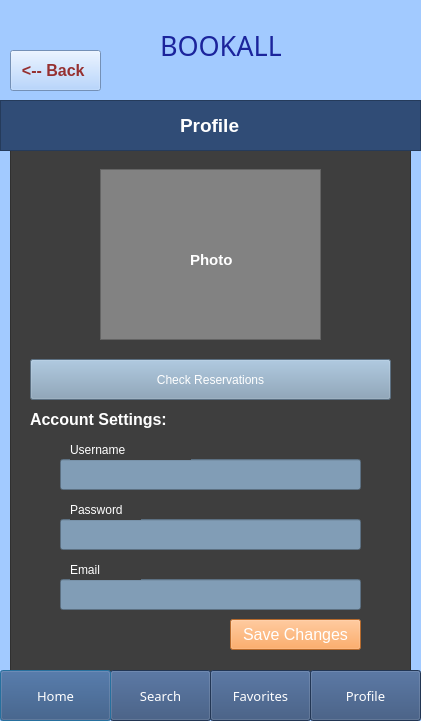
<?xml version="1.0" encoding="UTF-8"?>
<ui version="4.0">
 <class>Dialog</class>
 <widget class="QDialog" name="Dialog">
  <property name="geometry">
   <rect>
    <x>0</x>
    <y>0</y>
    <width>421</width>
    <height>721</height>
   </rect>
  </property>
  <property name="windowTitle">
   <string>Dialog</string>
  </property>
  <property name="styleSheet">
   <string notr="true">background-color: rgb(162, 202, 255);</string>
  </property>
  <widget class="QPushButton" name="HomeButton">
   <property name="geometry">
    <rect>
     <x>0</x>
     <y>670</y>
     <width>111</width>
     <height>51</height>
    </rect>
   </property>
   <property name="font">
    <font>
     <family>Arial Rounded MT Bold</family>
     <pointsize>10</pointsize>
     <weight>50</weight>
     <bold>false</bold>
    </font>
   </property>
   <property name="styleSheet">
    <string notr="true">background-color: rgb(0, 170, 255);
background-color: rgb(48, 76, 118);
color: rgb(255, 255, 255);</string>
   </property>
   <property name="text">
    <string>Home</string>
   </property>
   <property name="default">
    <bool>false</bool>
   </property>
   <property name="flat">
    <bool>false</bool>
   </property>
  </widget>
  <widget class="QPushButton" name="ProfileButton">
   <property name="geometry">
    <rect>
     <x>310</x>
     <y>670</y>
     <width>111</width>
     <height>51</height>
    </rect>
   </property>
   <property name="font">
    <font>
     <family>Arial Rounded MT Bold</family>
     <pointsize>10</pointsize>
     <weight>50</weight>
     <bold>false</bold>
    </font>
   </property>
   <property name="styleSheet">
    <string notr="true">background-color: rgb(0, 170, 255);
background-color: rgb(48, 76, 118);
color: rgb(255, 255, 255);</string>
   </property>
   <property name="text">
    <string>Profile</string>
   </property>
   <property name="default">
    <bool>false</bool>
   </property>
   <property name="flat">
    <bool>false</bool>
   </property>
  </widget>
  <widget class="QPushButton" name="FavoritesButton">
   <property name="geometry">
    <rect>
     <x>210</x>
     <y>670</y>
     <width>101</width>
     <height>51</height>
    </rect>
   </property>
   <property name="font">
    <font>
     <family>Arial Rounded MT Bold</family>
     <pointsize>10</pointsize>
     <weight>50</weight>
     <bold>false</bold>
    </font>
   </property>
   <property name="styleSheet">
    <string notr="true">background-color: rgb(0, 170, 255);
background-color: rgb(48, 76, 118);
color: rgb(255, 255, 255);</string>
   </property>
   <property name="text">
    <string>Favorites</string>
   </property>
   <property name="default">
    <bool>false</bool>
   </property>
   <property name="flat">
    <bool>false</bool>
   </property>
  </widget>
  <widget class="QPushButton" name="SearchButton">
   <property name="geometry">
    <rect>
     <x>110</x>
     <y>670</y>
     <width>101</width>
     <height>51</height>
    </rect>
   </property>
   <property name="font">
    <font>
     <family>Arial Rounded MT Bold</family>
     <pointsize>10</pointsize>
     <weight>50</weight>
     <bold>false</bold>
    </font>
   </property>
   <property name="styleSheet">
    <string notr="true">background-color: rgb(0, 170, 255);
background-color: rgb(48, 76, 118);
color: rgb(255, 255, 255);</string>
   </property>
   <property name="text">
    <string>Search</string>
   </property>
   <property name="default">
    <bool>false</bool>
   </property>
   <property name="flat">
    <bool>false</bool>
   </property>
  </widget>
  <widget class="QLabel" name="BOOKALL_2">
   <property name="geometry">
    <rect>
     <x>160</x>
     <y>20</y>
     <width>121</width>
     <height>51</height>
    </rect>
   </property>
   <property name="font">
    <font>
     <family>Forte</family>
     <pointsize>20</pointsize>
     <weight>50</weight>
     <bold>false</bold>
    </font>
   </property>
   <property name="styleSheet">
    <string notr="true">background-color: rgb(162, 202, 255);
color: rgb(27, 36, 156);

</string>
   </property>
   <property name="text">
    <string>BOOKALL</string>
   </property>
  </widget>
  <widget class="QFrame" name="frame_2">
   <property name="geometry">
    <rect>
     <x>10</x>
     <y>139</y>
     <width>401</width>
     <height>561</height>
    </rect>
   </property>
   <property name="styleSheet">
    <string notr="true">background-color: rgb(62, 62, 62);</string>
   </property>
   <property name="frameShape">
    <enum>QFrame::StyledPanel</enum>
   </property>
   <property name="frameShadow">
    <enum>QFrame::Raised</enum>
   </property>
   <widget class="QPushButton" name="pushButton_2">
    <property name="geometry">
     <rect>
      <x>20</x>
      <y>220</y>
      <width>361</width>
      <height>41</height>
     </rect>
    </property>
    <property name="styleSheet">
     <string notr="true">background-color: rgb(129, 157, 182);
font: 75 12pt &quot;MS Shell Dlg 2&quot;;
color: rgb(255, 255, 255);</string>
    </property>
    <property name="text">
     <string>Check Reservations</string>
    </property>
   </widget>
   <widget class="QLineEdit" name="lineEdit_13">
    <property name="geometry">
     <rect>
      <x>50</x>
      <y>320</y>
      <width>301</width>
      <height>31</height>
     </rect>
    </property>
    <property name="styleSheet">
     <string notr="true">background-color: rgb(129, 157, 182);</string>
    </property>
   </widget>
   <widget class="QLineEdit" name="lineEdit_14">
    <property name="geometry">
     <rect>
      <x>50</x>
      <y>440</y>
      <width>301</width>
      <height>31</height>
     </rect>
    </property>
    <property name="styleSheet">
     <string notr="true">background-color: rgb(129, 157, 182);</string>
    </property>
   </widget>
   <widget class="QLineEdit" name="lineEdit_15">
    <property name="geometry">
     <rect>
      <x>50</x>
      <y>380</y>
      <width>301</width>
      <height>31</height>
     </rect>
    </property>
    <property name="styleSheet">
     <string notr="true">background-color: rgb(129, 157, 182);</string>
    </property>
   </widget>
   <widget class="QLabel" name="label_14">
    <property name="geometry">
     <rect>
      <x>60</x>
      <y>300</y>
      <width>121</width>
      <height>21</height>
     </rect>
    </property>
    <property name="styleSheet">
     <string notr="true">background-color: rgb(62, 62, 62);
font: 12pt &quot;MS Shell Dlg 2&quot;;
background-color: rgb(62, 62, 62);
color: rgb(255, 255, 255);</string>
    </property>
    <property name="text">
     <string>Username</string>
    </property>
   </widget>
   <widget class="QLabel" name="label_15">
    <property name="geometry">
     <rect>
      <x>60</x>
      <y>360</y>
      <width>71</width>
      <height>21</height>
     </rect>
    </property>
    <property name="styleSheet">
     <string notr="true">background-color: rgb(0, 170, 255);
font: 12pt &quot;MS Shell Dlg 2&quot;;
background-color: rgb(62, 62, 62);
color: rgb(255, 255, 255);</string>
    </property>
    <property name="text">
     <string>Password</string>
    </property>
   </widget>
   <widget class="QLabel" name="label_16">
    <property name="geometry">
     <rect>
      <x>60</x>
      <y>420</y>
      <width>71</width>
      <height>21</height>
     </rect>
    </property>
    <property name="styleSheet">
     <string notr="true">background-color: rgb(0, 170, 255);
font: 12pt &quot;MS Shell Dlg 2&quot;;
background-color: rgb(62, 62, 62);
color: rgb(255, 255, 255);</string>
    </property>
    <property name="text">
     <string>Email</string>
    </property>
   </widget>
   <widget class="QPushButton" name="pushButton_3">
    <property name="geometry">
     <rect>
      <x>220</x>
      <y>480</y>
      <width>131</width>
      <height>31</height>
     </rect>
    </property>
    <property name="font">
     <font>
      <family>MS Shell Dlg 2</family>
      <pointsize>12</pointsize>
      <weight>9</weight>
      <italic>false</italic>
      <bold>false</bold>
     </font>
    </property>
    <property name="styleSheet">
     <string notr="true">font: 75 12pt &quot;MS Shell Dlg 2&quot;;

background-color: rgb(255, 149, 62);
color: rgb(255, 255, 255);</string>
    </property>
    <property name="text">
     <string>Save Changes</string>
    </property>
   </widget>
   <widget class="QFrame" name="frame_4">
    <property name="geometry">
     <rect>
      <x>90</x>
      <y>30</y>
      <width>221</width>
      <height>171</height>
     </rect>
    </property>
    <property name="styleSheet">
     <string notr="true">background-color: rgb(130, 130, 130);</string>
    </property>
    <property name="frameShape">
     <enum>QFrame::StyledPanel</enum>
    </property>
    <property name="frameShadow">
     <enum>QFrame::Raised</enum>
    </property>
    <widget class="QLabel" name="label_2">
     <property name="geometry">
      <rect>
       <x>90</x>
       <y>80</y>
       <width>111</width>
       <height>21</height>
      </rect>
     </property>
     <property name="font">
      <font>
       <pointsize>11</pointsize>
       <weight>75</weight>
       <bold>true</bold>
      </font>
     </property>
     <property name="styleSheet">
      <string notr="true">color: rgb(255, 255, 255);</string>
     </property>
     <property name="text">
      <string>Photo</string>
     </property>
    </widget>
   </widget>
   <widget class="QLabel" name="BOOKALL_3">
    <property name="geometry">
     <rect>
      <x>20</x>
      <y>270</y>
      <width>151</width>
      <height>21</height>
     </rect>
    </property>
    <property name="font">
     <font>
      <family>MS Shell Dlg 2</family>
      <pointsize>12</pointsize>
      <weight>75</weight>
      <italic>false</italic>
      <bold>true</bold>
     </font>
    </property>
    <property name="styleSheet">
     <string notr="true">background-color: rgb(62, 62, 62);
font: 12pt &quot;MS Shell Dlg 2&quot;;
font-weight: bold;
color: rgb(255, 255, 255);

</string>
    </property>
    <property name="text">
     <string>Account Settings:</string>
    </property>
   </widget>
  </widget>
  <widget class="QPushButton" name="BackButton">
   <property name="geometry">
    <rect>
     <x>10</x>
     <y>50</y>
     <width>91</width>
     <height>41</height>
    </rect>
   </property>
   <property name="font">
    <font>
     <pointsize>12</pointsize>
     <weight>75</weight>
     <bold>true</bold>
    </font>
   </property>
   <property name="styleSheet">
    <string notr="true">color: rgb(150, 48, 48);</string>
   </property>
   <property name="text">
    <string>&lt;-- Back </string>
   </property>
  </widget>
  <widget class="QFrame" name="frame">
   <property name="geometry">
    <rect>
     <x>0</x>
     <y>100</y>
     <width>421</width>
     <height>51</height>
    </rect>
   </property>
   <property name="styleSheet">
    <string notr="true">background-color: rgb(48, 76, 118);</string>
   </property>
   <property name="frameShape">
    <enum>QFrame::StyledPanel</enum>
   </property>
   <property name="frameShadow">
    <enum>QFrame::Raised</enum>
   </property>
   <widget class="QLabel" name="label">
    <property name="geometry">
     <rect>
      <x>180</x>
      <y>10</y>
      <width>81</width>
      <height>31</height>
     </rect>
    </property>
    <property name="font">
     <font>
      <family>MS Shell Dlg 2</family>
      <pointsize>14</pointsize>
      <weight>75</weight>
      <italic>false</italic>
      <bold>true</bold>
     </font>
    </property>
    <property name="styleSheet">
     <string notr="true">font: 75 14pt &quot;MS Shell Dlg 2&quot;;
font-weight: bold;
color: rgb(255, 255, 255);</string>
    </property>
    <property name="text">
     <string>Profile</string>
    </property>
   </widget>
  </widget>
  <zorder>frame_2</zorder>
  <zorder>ProfileButton</zorder>
  <zorder>FavoritesButton</zorder>
  <zorder>SearchButton</zorder>
  <zorder>BOOKALL_2</zorder>
  <zorder>HomeButton</zorder>
  <zorder>BackButton</zorder>
  <zorder>frame</zorder>
 </widget>
 <resources/>
 <connections/>
</ui>
